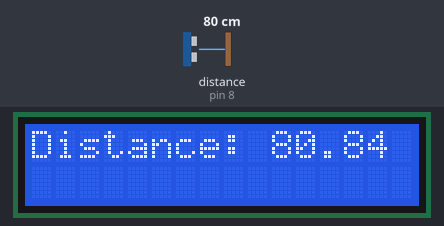
A sketch run on a simulated Arduino Uno, built with avr-gcc and run on an emulated ATmega328P. Parts: 16×2 character LCD. Wiring (inferred from the names in the program): ultrasonic range finder: trigger pin 6; echo pin 8. Inputs (shaded band) come from the test bench; at power-on: distance to the obstacle (sensor on pin 8) 80 cm. The echo pulse lasts 58.3 µs per cm; what the sketch prints to the serial monitor is not drawn.

Above: at 1.2 s.
1.3 s: distance to the obstacle (sensor on pin 8) set to 2 cm
At 3.3 s:
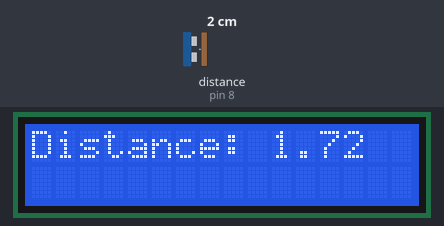
5.4 s: distance to the obstacle (sensor on pin 8) set to 4 cm
At 7.2 s:
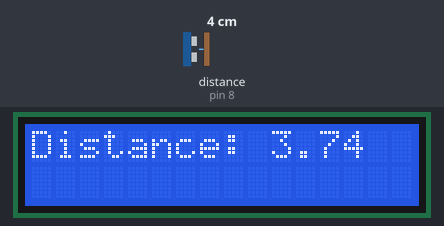
7.6 s: distance to the obstacle (sensor on pin 8) set to 9 cm
At 9.1 s:
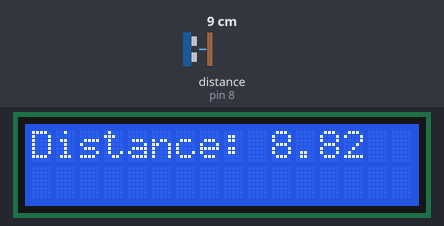
Timing chart, 0 to 10.6 s (numbered marks = the images above; inputs shaded):
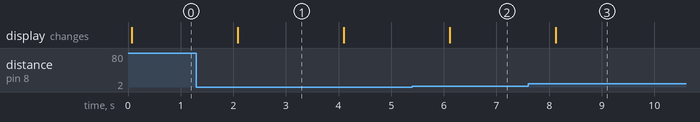

The sketch:

Dht_code.ino
```cpp
#include <LiquidCrystal.h>
const int rs= 12, en= 11, d4= 5, d5= 4, d6= 3, d7= 2;
LiquidCrystal lcd(rs, en,d4, d5, d6, d7);
const int trigPin = 6;
const int echoPin = 8;

float duration_us, distance_cm;
void setup() {
lcd.begin(16,2);
pinMode(trigPin, OUTPUT);
pinMode(echoPin, INPUT);
Serial.begin(9600);
}
void loop() {
digitalWrite(trigPin, HIGH);
delayMicroseconds(10);
digitalWrite(trigPin, LOW);
delayMicroseconds(2);
duration_us = pulseIn(echoPin, HIGH);

distance_cm = 0.0348* duration_us/2; //Find out how

lcd.clear();
lcd.setCursor(0, 0);
lcd.print("Distance: ");
lcd.print(distance_cm);
Serial.print("Distance: ");
Serial.println(distance_cm);
delay(1000);
}
```

Measured:
- after the input at 1.3 s, the display: changes after 0.79 s (image 1)
- after the input at 5.4 s, the display: changes after 0.71 s (image 2)
- after the input at 7.6 s, the display: changes after 0.52 s (image 3)
- what the display in image 1 shows lasts 2.0 s, from 2.1 s to 4.1 s
